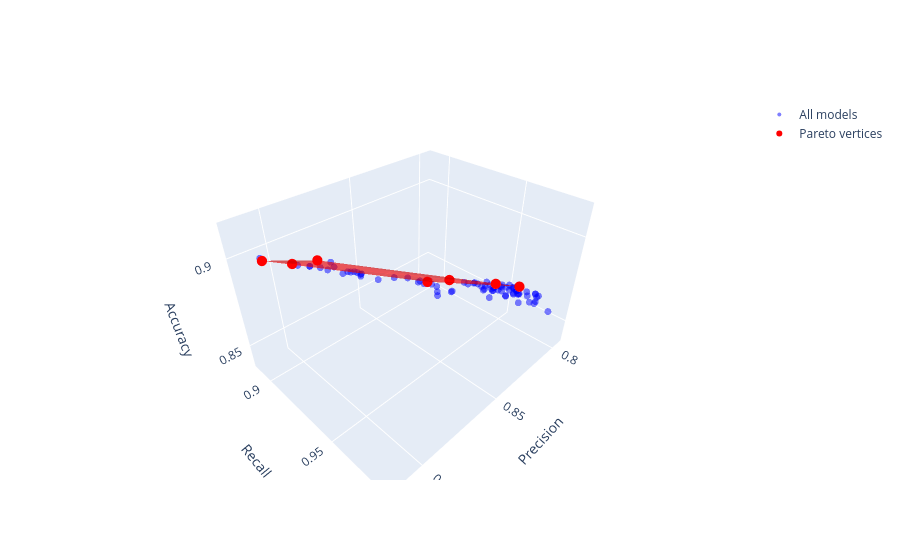

The notebook cell this image was saved under:
### Code cell
from scipy.spatial import ConvexHull
import pandas as pd
import plotly.graph_objects as go

df_ctree = pd.read_csv('data/results/brfss_w_svi/ctree_results.csv')
df_opt_ct = pd.read_csv('data/results/brfss_w_svi/ctree_pareto.csv')

points_ct = df_opt_ct[['precision', 'recall', 'accuracy']].values
hull = ConvexHull(points_ct)

fig = go.Figure()

# All points (blue)
fig.add_trace(go.Scatter3d(
    x=df_ctree['precision'],
    y=df_ctree['recall'],
    z=df_ctree['accuracy'],
    mode='markers',
    marker=dict(color='blue', size=4, opacity=0.5),
    name='All models'
))

# Convex hull as a 3D mesh
fig.add_trace(go.Mesh3d(
    x=points_ct[:, 0],
    y=points_ct[:, 1],
    z=points_ct[:, 2],
    i=hull.simplices[:, 0],
    j=hull.simplices[:, 1],
    k=hull.simplices[:, 2],
    opacity=0.4,
    color='red',
    name='Pareto hull'
))

# Optionally overlay the hull vertices as red points
fig.add_trace(go.Scatter3d(
    x=points_ct[hull.vertices, 0],
    y=points_ct[hull.vertices, 1],
    z=points_ct[hull.vertices, 2],
    mode='markers',
    marker=dict(color='red', size=6),
    name='Pareto vertices'
))

fig.update_layout(scene=dict(
    xaxis_title='Precision',
    yaxis_title='Recall',
    zaxis_title='Accuracy'
))
fig.show()
